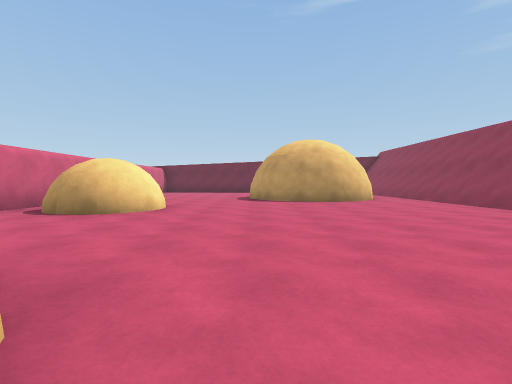
[1] (above)

16 first-person views from a walk through a Unity game level. The camera is 1.2 m above the floor, tilts 2° down and sees 85° across. The floor is counted in squares, 2 m on a side. Each view is taken from the middle of a square. On the plan, view 1 faces up. The plan holds only what a view shows up to about 9 squares ahead; the rest is blank. The place goes on beyond the plan. The player character is not drawn.

[2]
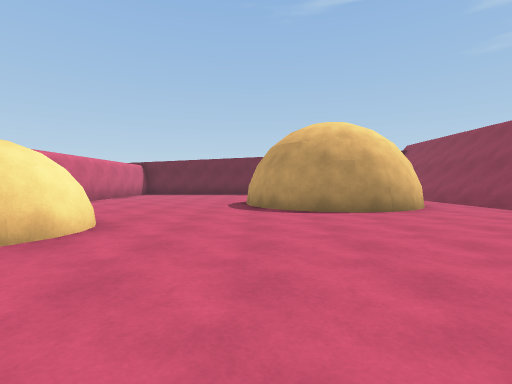

[3]
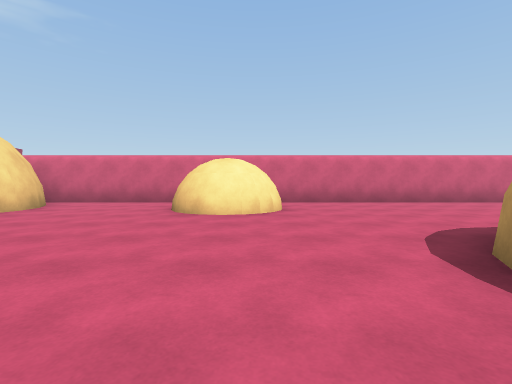

[4]
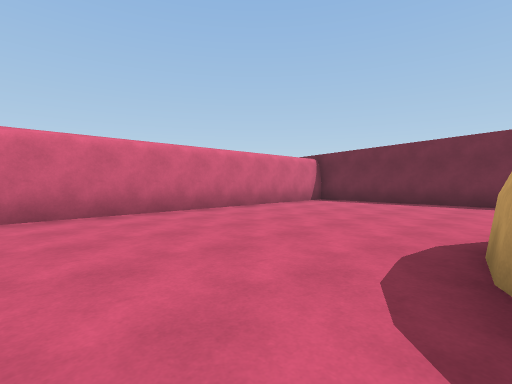

[5]
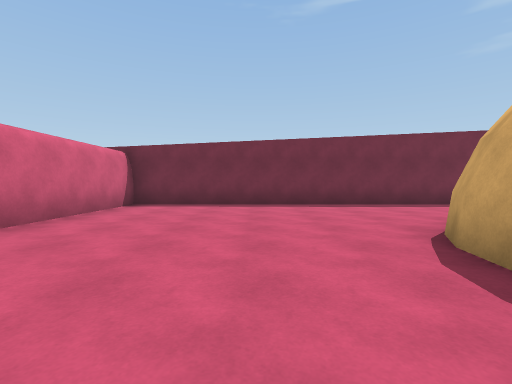

[6]
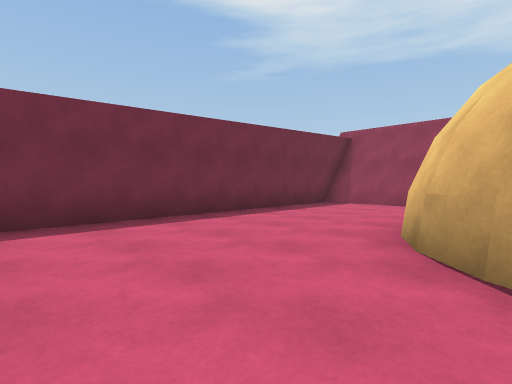

[7]
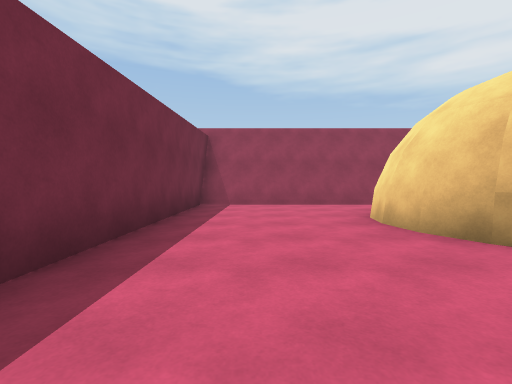

[8]
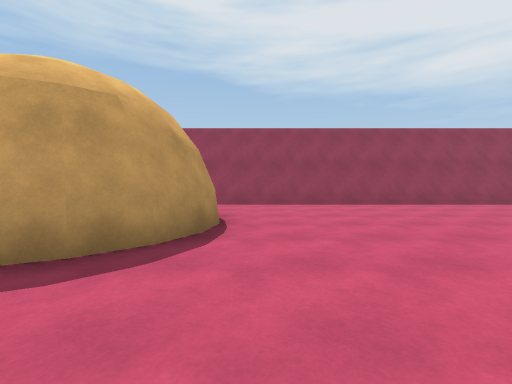

[9]
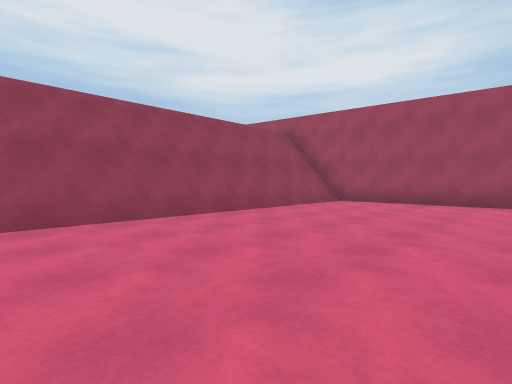

[10]
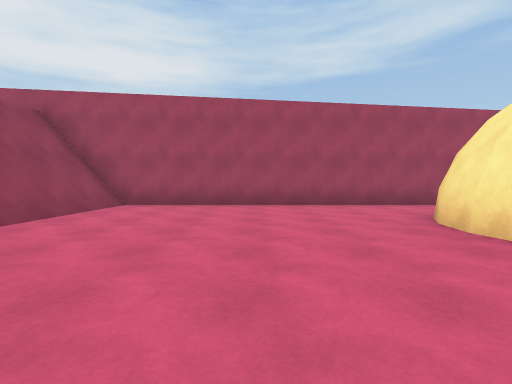

[11]
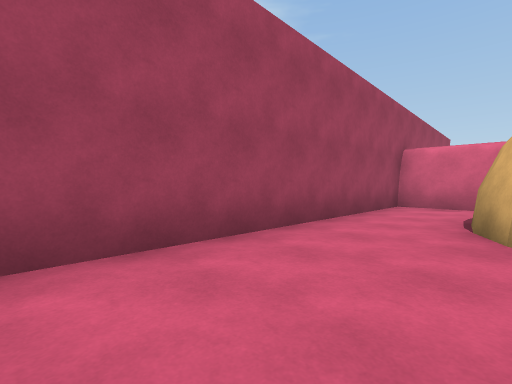

[12]
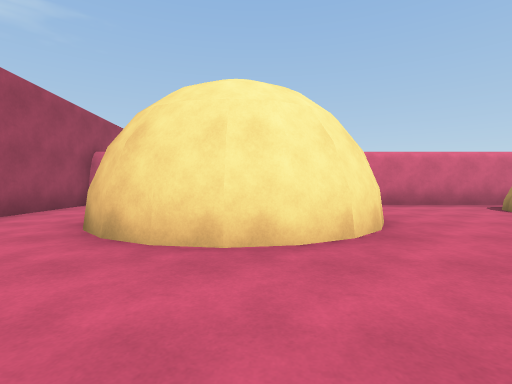

[13]
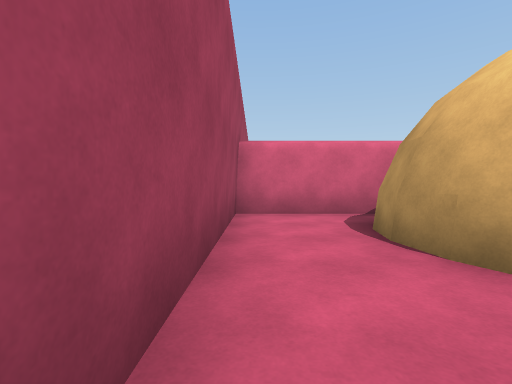

[14]
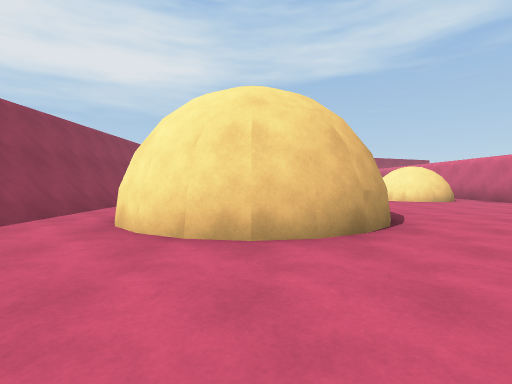

[15]
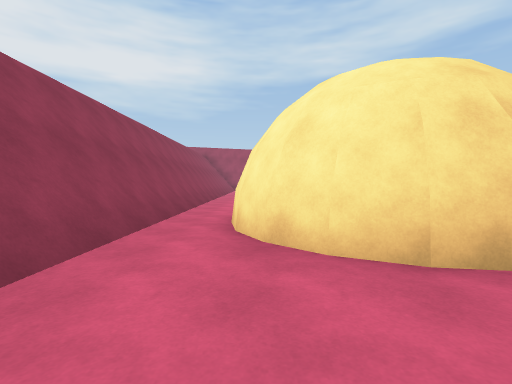

[16]
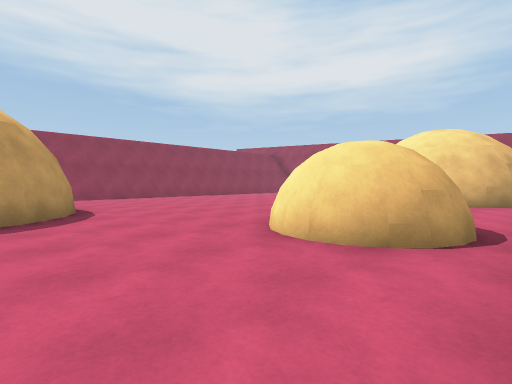

### Floor plan
Points are (right, up) in squares from view 1. A wall is a line through its corners. A room is listed if a view was taken in it or the views show most of it. See-through windows are left out.
Room 1 (views 1, 2, 3, 4, 5, 6, 7, 8, 9, 10, 11, 12, 13, 14, 15, 16)
walls: (-2.4, 5.8) (-2.8, 5.5); (-3.1, 7.5) (-2.7, 7.3); (-3.5, 7.3) (-3, 7.2); (-3.7, 7.4) (-3.4, 7.5) (-2.9, 7.4); (-4.2, 6.9) (-3.8, 7.2); (-4.2, 7.2) (-3.7, 7.5); (-4.4, 6.6) (-4.1, 7); (-4.5, 6.3) (-4.4, 7) (-4.1, 7.3); (-4.5, 6.7) (-4.3, 7.1); (-1.6, 1.6) (-1, 1) (-0.7, 0.4) (-0.6, -0.3) (-0.7, -1) (-1, -1.6) (-1.6, -2.2) (-2.1, -2.4) (-2.7, -2.5) (-3.6, -2.4); (3.9, 9.5) (3.3, 9) (2.8, 8.7) (2, 8.6) (1.3, 8.7) (0.8, 9) (0.2, 9.5) (-0.1, 10.1) (-0.2, 10.8) (-0.1, 11.7) (0.2, 12.2) (0.7, 12.7) (1.3, 13) (2.1, 13.1) (2.8, 13) (3.4, 12.7) (3.9, 12.2) (4.2, 11.7) (4.3, 10.8); (-4.7, 1) (-4.2, 1.5) (-3.5, 1.9) (-2.9, 2) (-2.4, 1.9); (-5.3, -1.4) (-5.3, -4.4) (6.3, -4.4); (6.2, -0.9) (6.2, 16.5) (-5.3, 16.5) (-5.3, 0.5); (6.2, -4.1) (6.2, -1); (5.8, -4.4) (5.8, 16.5); (6, -4.4) (6, 16.5)
low walls: (5.6, -4.5) (5.6, 16.5)

Positions as (right, up) in squares from view 1, and headings:
1: (0, 0), facing up
2: (0, 3), facing up
3: (3, 7), facing left
4: (0, 8), facing up-left
5: (-2, 9), facing up
6: (-2, 12), facing up-right
7: (-2, 15), facing right
8: (-2, 8), facing right
9: (1, 4), facing down-right
10: (2, 3), facing down
11: (2, -2), facing down-left
12: (2, 0), facing left
13: (0, -4), facing left
14: (2, 16), facing down
15: (4, 15), facing down
16: (-5, 10), facing down-right
